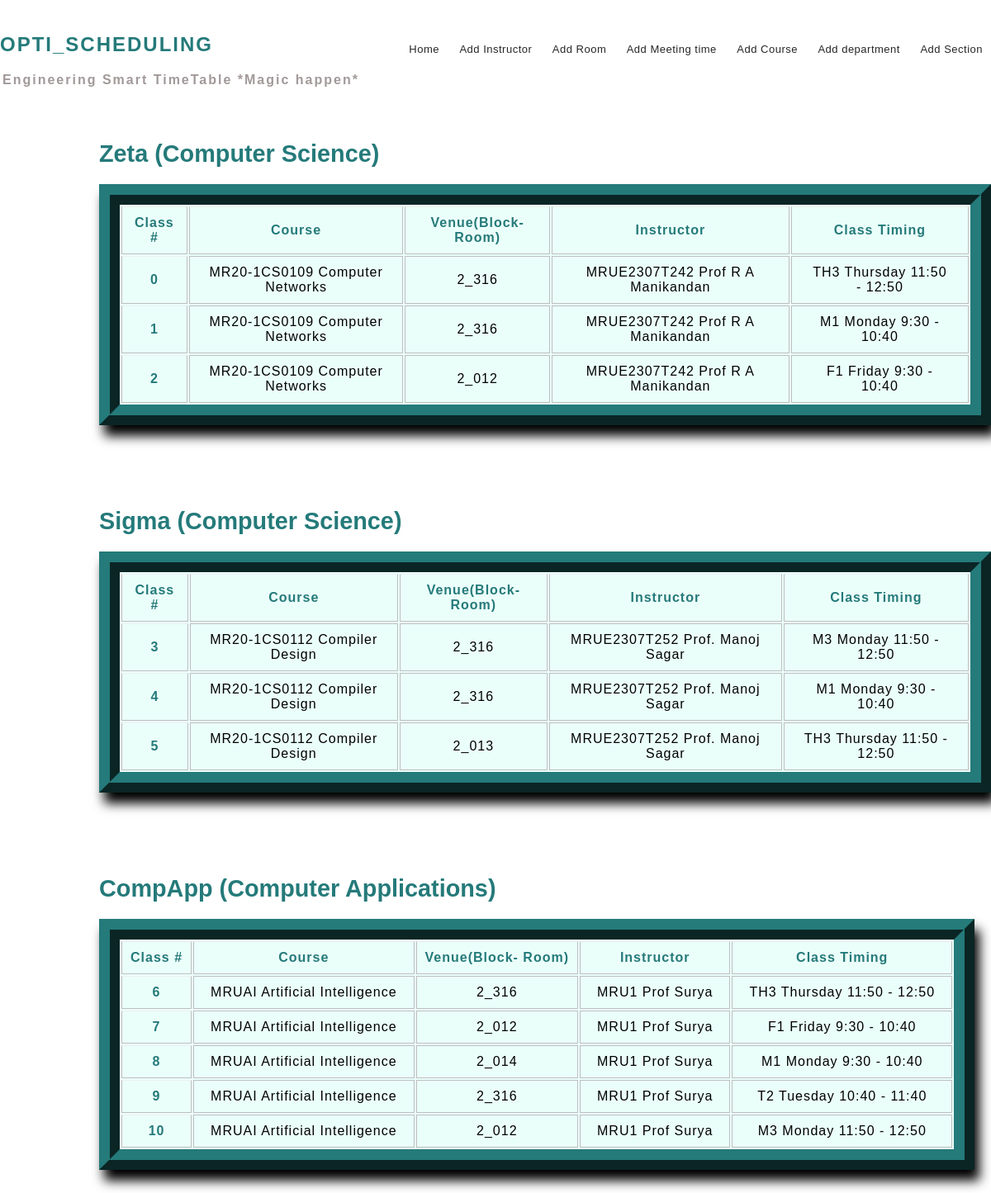
Screenshot of /timetable_generation/ with the database file from the repository.
### mm1/models.py (models this page shows, shortened)
class Section(models.Model):
    section_id = models.CharField(max_length=25, primary_key=True)
    department = models.ForeignKey(Department, on_delete=models.CASCADE)
    num_class_in_week = models.IntegerField(default=0)
    course = models.ForeignKey(Course, on_delete=models.CASCADE, blank=True, null=True)
    meeting_time = models.ForeignKey(MeetingTime, on_delete=models.CASCADE, blank=True, null=True)
    room = models.ForeignKey(Room,on_delete=models.CASCADE, blank=True, null=True)
    instructor = models.ForeignKey(Instructor, on_delete=models.CASCADE, blank=True, null=True)

class Department(models.Model):
    dept_name = models.CharField(max_length=50)
    courses = models.ManyToManyField(Course)
    def __str__(self):
        return self.dept_name

class Course(models.Model):
    course_number = models.CharField(max_length=20, primary_key=True)
    course_name = models.CharField(max_length=40)
    max_numb_students = models.CharField(max_length=65)
    instructors = models.ManyToManyField(Instructor)
    def __str__(self):
        return f'{self.course_number} {self.course_name}'

class Room(models.Model):
    r_number = models.CharField(max_length=9)
    seating_capacity = models.IntegerField(default=0)
    def __str__(self):
        return self.r_number

class Instructor(models.Model):
    uid = models.CharField(max_length=20)
    name = models.CharField(max_length=25)
    def __str__(self):
        return f'{self.uid} {self.name}'

class MeetingTime(models.Model):
    pid = models.CharField(max_length=20, primary_key=True)
    time = models.CharField(max_length=50, choices=time_slots, default='11:30 - 12:30')
    day = models.CharField(max_length=15, choices=DAYS_OF_WEEK)
    def __str__(self):
        return f'{self.pid} {self.day} {self.time}'

### mm1/views.py (the view)
# urls.py: path('timetable_generation/', views.timetable, name='timetable'),
def timetable(request):
    schedule = []
    population = Population(POPULATION_SIZE)
    generation_num = 0
    population.get_schedules().sort(key=lambda x: x.get_fitness(), reverse=True)
    geneticAlgorithm = GeneticAlgorithm()
    while population.get_schedules()[0].get_fitness() != 1.0:
        generation_num += 1
        print('\n> Generation #' + str(generation_num))
        population = geneticAlgorithm.evolve(population)
        population.get_schedules().sort(key=lambda x: x.get_fitness(), reverse=True)
        schedule = population.get_schedules()[0].get_classes()
    return render(request, 'timetable.html', {'schedule': schedule, 'sections': Section.objects.all(),
                                              'times': MeetingTime.objects.all()})

### mm1/views.py (called while the page is built)
    def get_rooms(self): return self._rooms

    def get_meetingTimes(self): return self._meetingTimes

    def get_classes(self):
        self._isFitnessChanged = True
        return self._classes

    def get_fitness(self):
        if self._isFitnessChanged:
            self._fitness = self.calculate_fitness()
            self._isFitnessChanged = False
        return self._fitness

    def calculate_fitness(self):
        self._numberOfConflicts = 0
        classes = self.get_classes()
        for i in range(len(classes)):
            if classes[i].room.seating_capacity < int(classes[i].course.max_numb_students):
                self._numberOfConflicts += 1
            for j in range(len(classes)):
                if j >= i:
                    if (classes[i].meeting_time == classes[j].meeting_time) and \
                            (classes[i].section_id != classes[j].section_id) and (classes[i].section == classes[j].section):
                        if classes[i].room == classes[j].room:
                            self._numberOfConflicts += 1
                        if classes[i].instructor == classes[j].instructor:
                            self._numberOfConflicts += 1
        return 1 / (1.0 * self._numberOfConflicts + 1)

    def get_schedules(self):
        return self._schedules

    def evolve(self, population):
        return self._mutate_population(self._crossover_population(population))

    def _crossover_population(self, pop):
        crossover_pop = Population(0)
        for i in range(NUMB_OF_ELITE_SCHEDULES):
            crossover_pop.get_schedules().append(pop.get_schedules()[i])
        i = NUMB_OF_ELITE_SCHEDULES
        while i < POPULATION_SIZE:
            schedule1 = self._select_tournament_population(pop).get_schedules()[0]
            schedule2 = self._select_tournament_population(pop).get_schedules()[0]
            crossover_pop.get_schedules().append(self._crossover_schedule(schedule1, schedule2))
            i += 1
        return crossover_pop

    def _mutate_population(self, population):
        for i in range(NUMB_OF_ELITE_SCHEDULES, POPULATION_SIZE):
            self._mutate_schedule(population.get_schedules()[i])
        return population

    def _mutate_schedule(self, mutateSchedule):
        schedule = Schedule().initialize()
        for i in range(len(mutateSchedule.get_classes())):
            if MUTATION_RATE > rnd.random():
                mutateSchedule.get_classes()[i] = schedule.get_classes()[i]
        return mutateSchedule

### templates/timetable.html (shortened to what this page needs)
{% extends 'base.html' %}
{% block content %}
{% load static %}
{% for section in sections %}
<h2 class="secHead">{{ section.section_id }} ({{ section.department }})</h2>
    <table class="table2">
      <colgroup>
        <col >
        <col >
        <col>
        <col>
        <col >
        <col>
      </colgroup>
      <tr>
        <th>Class #</th>
        <th>Course</th>
        <th>Venue(Block- Room)</th>
        <th>Instructor</th>
        <th>Class Timing</th>
      </tr>
      {% for class in schedule %}
        {% if class.section == section.section_id %}
        <tr>
          <th>{{class.section_id}}</th>
          <td>{{class.course}}</td>
          <td>{{class.room}}</td>
          <td>{{class.instructor}}</td>
          <td>{{class.meeting_time}}</td>
        </tr>
        {% endif %}
      {% endfor %}
    </table>
{% endfor %}
{% endblock %}

### templates/base.html (shortened to what this page needs)
{% load static %}
<!DOCTYPE html>
<html>
    <head>
        <link rel="stylesheet" type="text/css" href="{% static 'CSS/style.css' %}">
    </head>
    <body>
        <div class="main" >
                <div class="logo">
                    <h2>OPTI_SCHEDULING</h2>
                    <h4> Engineering Smart TimeTable <strong>*Magic</strong> happen*</h4>
                </div>
                <nav>
                	<ul>
                	<li><a href="{% url 'home' %}">Home</a></li>
                	  <li><a href="{% url 'addinstructor' %}">Add Instructor</a></li>
                	  <li><a href="{% url 'addroom' %}">Add Room </a></li>
                	  <li><a href="{% url 'addmeetingtime' %}">Add Meeting time</a></li>
                	  <li><a href="{% url 'addcourse' %}">Add Course</a></li>
                	  <li><a href="{% url 'adddepartment' %}">Add department</a></li>
                      <li><a href="{% url 'addsection' %}">Add Section</a></li>
                	</ul>
                </nav>
            {% block content %}
            {% endblock %}
         </div>
    </body>
</html>

### static/CSS/style.css (style rules this page uses)
* { margin: 0; padding: 0; box-sizing: border-box; font-family: sans-serif; }
html { scroll-behavior: smooth; }
a { text-decoration:none; }
.main { max-width: 1200px; height: auto; margin:0 auto; }
.logo { top:-50px; position: relative; float: left; }
.logo h2 { margin-top: 40px; margin-bottom: 20px; letter-spacing: 2px; color: #257a7a; }
.logo h4 { letter-spacing: 2px; margin-left: 3px; color:#a29999; }
nav { width: 100%; height: 100px; background-color: #fff; padding-bottom: 20px; margin-top: 50px; }
nav ul { float: right; }
nav ul li { display: inline-block; list-style: none; }
nav ul li a { text-decoration: none; color: #272727; padding: 35px 10px; font-size: 13px; letter-spacing: 0.5px; }
nav a { transition: 0.4s all; }
.secHead { margin-top: 20px; margin-bottom: 20px; margin-left: 120px; color:#257a7a; font-size: 1.8rem; }
.table2 { margin-bottom: 100px; margin-left: 120px; }
.table2 { border: 25px ridge; border-color: #257a7a; box-shadow: 6px 13px 13px 0px black; background-color: #ebfffa; letter-spacing: 1px; font-size: 1.0rem; }
.table2 td, th { border: 1px solid rgb(190,190,190); padding: 10px 20px; }
.table2 th { color: #257a7a; font-weight: bolder; }
.table2 td { text-align: center; }
.table1 td, th { border-top: 1px solid #ECF0F1; padding: 10px; }

### rows the page displays
Section: section_id "Zeta", department "Computer Science", section_id "0" "1" "2"
Course: course "MR20-1CS0109 Computer Networks" "MR20-1CS0109 Computer Networks" "MR20-1CS0109 Computer Networks"
Room: room "2_316" "2_316" "2_316" "2_316" "2_316" "2_316"
Instructor: instructor "MRUE2307T242 Prof R A Manikandan" "MRUE2307T242 Prof R A Manikandan" "MRUE2307T242 Prof R A Manikandan"
MeetingTime: meeting_time "TH3 Thursday 11:50 - 12:50" "TH3 Thursday 11:50 - 12:50" "TH3 Thursday 11:50 - 12:50"
MeetingTime: meeting_time "M1 Monday 9:30 - 10:40" "M1 Monday 9:30 - 10:40" "M1 Monday 9:30 - 10:40"
Room: room "2_012" "2_012" "2_012"
MeetingTime: meeting_time "F1 Friday 9:30 - 10:40" "F1 Friday 9:30 - 10:40"
Section: section_id "Sigma", department "Computer Science", section_id "3" "4" "5"
Course: course "MR20-1CS0112 Compiler Design" "MR20-1CS0112 Compiler Design" "MR20-1CS0112 Compiler Design"
Instructor: instructor "MRUE2307T252 Prof. Manoj Sagar" "MRUE2307T252 Prof. Manoj Sagar" "MRUE2307T252 Prof. Manoj Sagar"
MeetingTime: meeting_time "M3 Monday 11:50 - 12:50" "M3 Monday 11:50 - 12:50"
Room: room "2_013"
Section: section_id "CompApp", department "Computer Applications", section_id "6" "7" "8" "9" "10"
Course: course "MRUAI Artificial Intelligence" "MRUAI Artificial Intelligence" "MRUAI Artificial Intelligence" "MRUAI Artificial Intelligence" "MRUAI Artificial Intelligence"
Instructor: instructor "MRU1 Prof Surya" "MRU1 Prof Surya" "MRU1 Prof Surya" "MRU1 Prof Surya" "MRU1 Prof Surya"
Room: room "2_014"
MeetingTime: meeting_time "T2 Tuesday 10:40 - 11:40"
